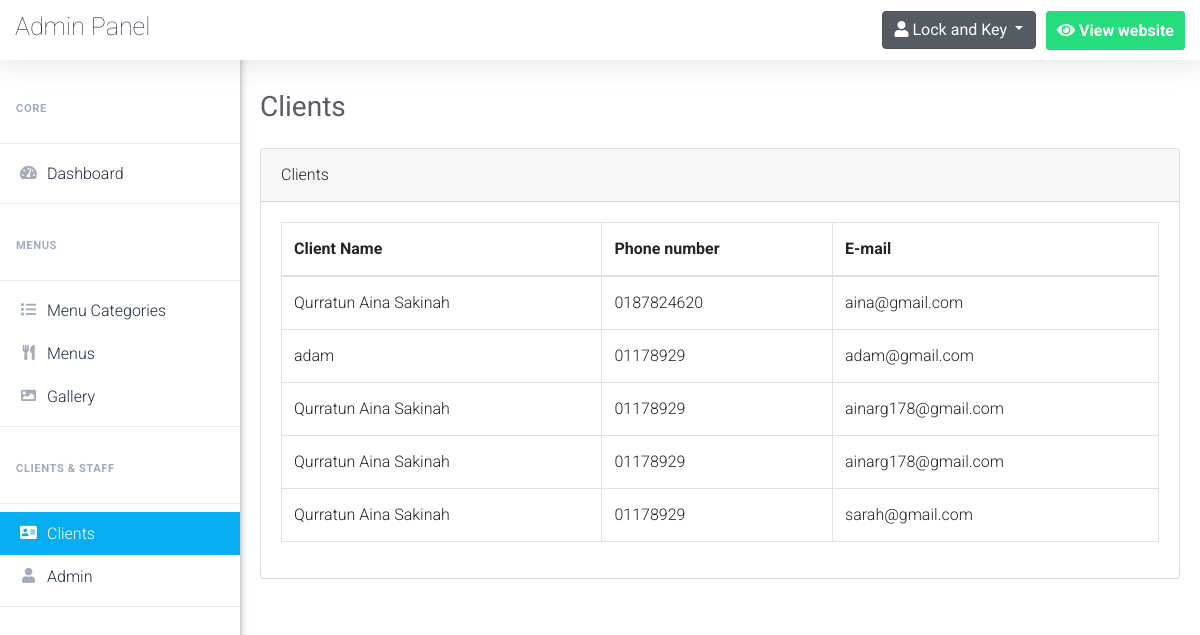
Page /admin/clients.php (signed in) on the earlier database version.
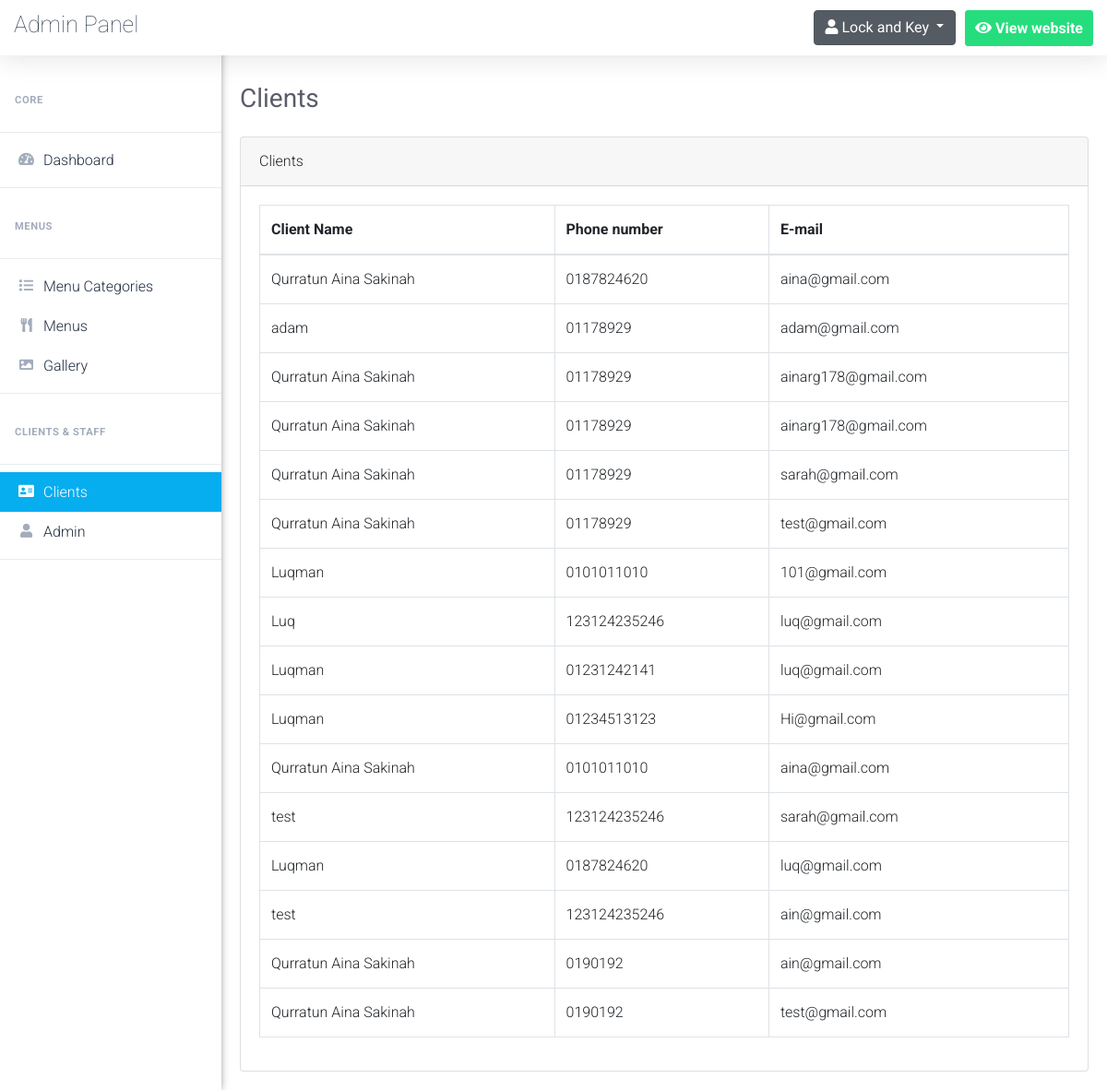
Same page on the later database version.
### tables this page shows
CREATE TABLE `clients` (
  `client_id` int(5) NOT NULL,
  `client_name` varchar(50) NOT NULL,
  `client_phone` varchar(50) NOT NULL,
  `client_email` varchar(100) NOT NULL
);

### admin/clients.php (the view, shortened to what this page needs)
<?php
	$pageTitle = 'Clients';
	if(isset($_SESSION['username_restaurant_qRewacvAqzA']) && isset($_SESSION['password_restaurant_qRewacvAqzA']))
	{
		include 'connect.php';
		include 'Includes/templates/header.php';
		include 'Includes/templates/navbar.php';
        ?>
        <?php
            $do = 'Manage';
            if($do == "Manage")
            {
                $stmt = $con->prepare("SELECT * FROM clients");
                $stmt->execute();
                $clients = $stmt->fetchAll();
            ?>
                <div class="card">
                    <div class="card-header">
                        <?php echo $pageTitle; ?>
                    </div>
                    <div class="card-body">
                        <table class="table table-bordered clients-table">
                            <thead>
                                <tr>
                                    <th scope="col">Client Name</th>
                                    <th scope="col">Phone number</th>
                                    <th scope="col">E-mail</th>
                                </tr>
                            </thead>
                            <tbody>
                                <?php
                                    foreach($clients as $client)
                                    {
                                        echo "<tr>";
                                            echo "<td>";
                                                echo $client['client_name'];
                                            echo "</td>";
                                            echo "<td>";
                                                echo $client['client_phone'];
                                            echo "</td>";
                                            echo "<td>";
                                                echo $client['client_email'];
                                            echo "</td>";
                                        echo "</tr>";
                                    }
                                ?>
                            </tbody>
                        </table>
                    </div>
                </div>
            <?php
            }
        include 'Includes/templates/footer.php';
    }
    else
    {
        header('Location: index.php');
        exit();
    }
?>

### admin/Includes/templates/header.php (shortened to what this page needs)
<!DOCTYPE html>
<html lang="en">
	<head>
		<link rel="stylesheet" type="text/css" href="Design/css/bootstrap.min.css">
		<link rel="stylesheet" type="text/css" href="Design/fonts/css/all.min.css">
		<link rel="stylesheet" type="text/css" href="Design/css/main.css">
	</head>
	<body>

### admin/Includes/templates/navbar.php (shortened to what this page needs)
<header class="headerMenu сlearfix sb-page-header">
    <div class="nav-header">
        <a class="navbar-brand" href="dashboard.php">
            Admin Panel
        </a>
    </div>
    <div class="nav-controls top-nav">
        <ul class="nav top-menu">
            <li id="user-btn" class="main-li dropdown" style="background:none;">
                <div class="dropdown show">
                    <a class="btn btn-secondary dropdown-toggle" href="#" role="button" id="dropdownMenuLink" data-toggle="dropdown" aria-haspopup="true" aria-expanded="false">
                        <i class="fa fa-user"></i>
                        <span class="username">Lock and Key</span>
                    </a>
                </div>
            </li>
            <li class="main-li webpage-btn">
                <a class="nav-item-button " href="../" target="_blank">
                    <i class="fas fa-eye"></i>
                    <span>View website</span>
                </a>
            </li>
        </ul>
    </div>
</header>
<aside class="vertical-menu" id="vertical-menu">
    <div>
        <ul class="menu-bar">
            <div class="sidenav-menu-heading">
                Core
            </div>
            <div class="dropdown-divider"></div>
            <li>
                <a href="dashboard.php" class="a-verMenu dashboard_link">
                    <i class="fas fa-tachometer-alt icon-ver"></i>
                    <span style="padding-left:6px;">Dashboard</span>
                </a>
            </li>
            <div class="dropdown-divider"></div>
            <div class="sidenav-menu-heading">
                Menus
            </div>
            <div class="dropdown-divider"></div>
            <li>
                <a href="menu_categories.php" class="a-verMenu menu_categories_link">
                    <i class="fas fa-list icon-ver"></i>
                    <span style="padding-left:6px;">Menu Categories</span>
                </a>
            </li>
            <li>
                <a href="menus.php" class="a-verMenu menus_link">
                    <i class="fas fa-utensils icon-ver"></i>
                    <span style="padding-left:6px;">Menus</span>
                </a>
            </li>
            <li>
                <a href="gallery.php" class="a-verMenu gallery_link">
                    <i class="far fa-image icon-ver"></i>
                    <span style="padding-left:6px;">Gallery</span>
                </a>
            </li>
            <div class="dropdown-divider"></div>
            <div class="sidenav-menu-heading">
                Clients & Staff
            </div>
            <div class="dropdown-divider"></div>
            <li>
                <a href="clients.php" class="a-verMenu clients_link">
                    <i class="far fa-address-card icon-ver"></i>
                    <span style="padding-left:6px;">Clients</span>
                </a>
            </li>
            <li>
                <a href="users.php" class="a-verMenu users_link">
                    <i class="far fa-user icon-ver"></i>
                    <span style="padding-left:6px;">Admin</span>
                </a>
            </li>
            <div class="dropdown-divider"></div>
        </ul>
    </div>
</aside>
<div id="content" style="margin-left:240px;">
    <section class="content-wrapper" style="width: 100%;padding: 70px 0 0;">
        <div class="inside-page" style="padding:20px">
            <div class="page_title_top" style="margin-bottom: 1.5rem!important;">
                <h1 style="color: #5a5c69!important;font-size: 1.75rem;font-weight: 400;line-height: 1.2;">
                    <?php echo $pageTitle; ?>
                </h1>
            </div>

### admin/Includes/templates/footer.php (shortened to what this page needs)
				</div>
			</section>
		</div>
	</body>
</html>

### admin/Design/css/main.css (style rules this page uses)
a, a:hover { text-decoration: none !important; }
ul { display: block; list-style: none; padding: 0; margin: 0; }
html { scroll-behavior: smooth; }
body { font-family: 'Roboto', sans-serif; font-size: 16px; line-height: 28px; font-weight: 300; }
.headerMenu { position: fixed; left: 0; right: 0; top: 0; display: -ms-flexbox; display: flex; -webkit-box-pack: justify; -ms-flex-pack: justify; justify-content: space-between; -webkit-box-align: center; -ms-flex-align: center; align-items: center; -ms-flex-wrap: wrap; flex-wrap: wrap; z-index: 1002; background: #fff; min-height: 60px; padding: 10px 15px; box-shadow: 0 .15rem 1.75rem 0 rgba(58,59,69,.15); }
.nav-item-button { padding: 10px; line-height: 1;display: block; border: 1px solid #f0f0f8; background-color: #fff; text-decoration: none; border-radius: 3px; color: #66686d; }
.navbar-brand { font-family: inherit; color: #323f52; height: inherit; padding: 0px; line-height: 0px; font-weight: lighter; font-size: 25px; }
.sidenav-menu-heading { padding: 1.25rem 1rem 0.75rem; font-size: 0.7rem; font-weight: bold; text-transform: uppercase; letter-spacing: 0.05em; color: #a2acba; }
.active_link { text-decoration: none; background: #06adef; color: #fff !important; }
.active_link i { color: #fff !important; }
.vertical-menu { width:240px; float: left; height: 100%; position: fixed; background: #fff; top: 0; bottom: 0; z-index: 300; -moz-box-shadow: -3px 0 10px 0 #555; -webkit-box-shadow: -3px 0 10px 0 #555; box-shadow: -3px 0 10px 0 #555; overflow-y: scroll; }
.vertical-menu .menu-bar { padding:0px; margin:0px; margin-top: 75px; position: relative; }
.a-verMenu { display: -webkit-box; display: flex; -webkit-box-align: center; align-items: center; line-height: normal; padding-top: 0.75rem; padding-bottom: 0.75rem; position: relative; color: #1f2d41; padding: 0.75rem 1rem; }
.icon-ver { width: 25px; height: 18px; text-align: center; font-size: 15px; background: none; margin: 0; padding: 0; color: #a2acba; font-weight: 900; display: block; }
.top-menu { display: -webkit-box; display: -ms-flexbox; display: flex; -ms-flex-wrap: wrap; flex-wrap: wrap; padding-left: 0; margin-bottom: 0; list-style: none; }
.webpage-btn .nav-item-button { font-weight: 700; color: #fff; background: #26dd7d; border: 1px solid #26dd7d; }
.top-nav .top-menu .main-li { float: left; margin-left: 10px; }

Differences in the rows shown:
added clients: client_name "Qurratun Aina Sakinah", client_phone "01178929", client_email "test@gmail.com"
added clients: client_name "Luqman", client_phone "0101011010", client_email "101@gmail.com"
added clients: client_name "Luq", client_phone "123124235246", client_email "luq@gmail.com"
added clients: client_name "Luqman", client_phone "01231242141", client_email "luq@gmail.com"
added clients: client_name "Luqman", client_phone "01234513123", client_email "Hi@gmail.com"
added clients: client_name "Qurratun Aina Sakinah", client_phone "0101011010", client_email "aina@gmail.com"
added clients: client_name "test", client_phone "123124235246", client_email "sarah@gmail.com"
added clients: client_name "Luqman", client_phone "0187824620", client_email "luq@gmail.com"
added clients: client_name "test", client_phone "123124235246", client_email "ain@gmail.com"
added clients: client_name "Qurratun Aina Sakinah", client_phone "0190192", client_email "ain@gmail.com"
added clients: client_name "Qurratun Aina Sakinah", client_phone "0190192", client_email "test@gmail.com"
